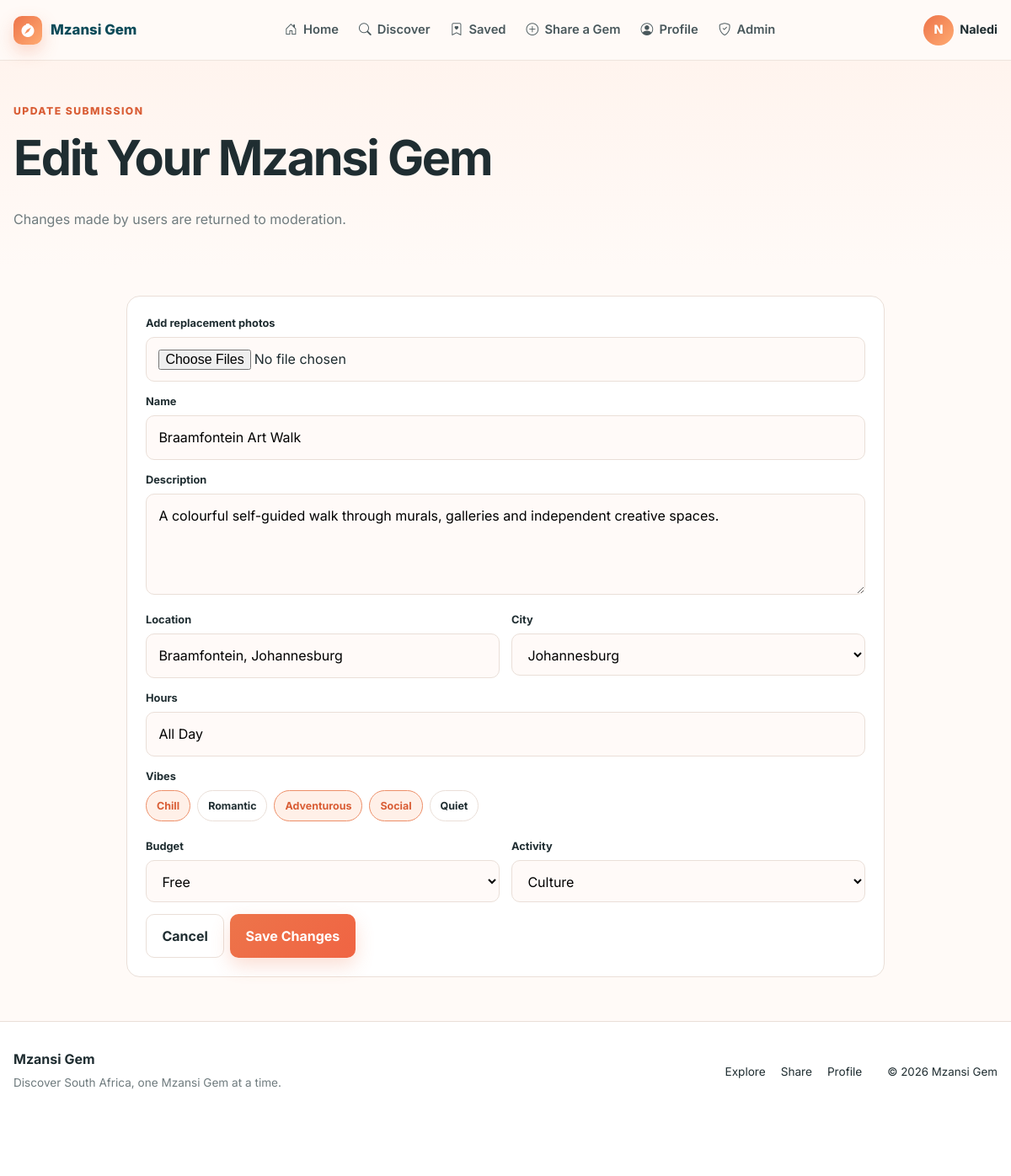
Page /edit-gem.php?id=3 (signed in) on the committed database.
### tables this page shows
CREATE TABLE users (
    id INT UNSIGNED AUTO_INCREMENT PRIMARY KEY,
    full_name VARCHAR(100) NOT NULL,
    email VARCHAR(190) NOT NULL UNIQUE,
    firebase_uid VARCHAR(128) NULL UNIQUE,
    city VARCHAR(100) NOT NULL,
    password_hash VARCHAR(255) NOT NULL,
    email_verified_at DATETIME NULL,
    bio VARCHAR(300) NULL,
    role ENUM('user','admin') NOT NULL DEFAULT 'user',
    status ENUM('active','suspended') NOT NULL DEFAULT 'active',
    level INT UNSIGNED NOT NULL DEFAULT 1,
    points INT UNSIGNED NOT NULL DEFAULT 0,
    notify_new_gems TINYINT(1) NOT NULL DEFAULT 1,
    notify_comments TINYINT(1) NOT NULL DEFAULT 1,
    notify_likes_saves TINYINT(1) NOT NULL DEFAULT 1,
    personalized_recommendations TINYINT(1) NOT NULL DEFAULT 1,
    show_saved_gems TINYINT(1) NOT NULL DEFAULT 1,
    show_activity_status TINYINT(1) NOT NULL DEFAULT 1,
    created_at TIMESTAMP NOT NULL DEFAULT CURRENT_TIMESTAMP,
    updated_at TIMESTAMP NOT NULL DEFAULT CURRENT_TIMESTAMP ON UPDATE CURRENT_TIMESTAMP,
    INDEX idx_users_role_status (role, status),
    INDEX idx_users_city (city)
);

CREATE TABLE gems (
    id INT UNSIGNED AUTO_INCREMENT PRIMARY KEY,
    user_id INT UNSIGNED NOT NULL,
    title VARCHAR(100) NOT NULL,
    slug VARCHAR(140) NOT NULL,
    description VARCHAR(500) NOT NULL,
    location VARCHAR(180) NOT NULL,
    city VARCHAR(100) NOT NULL,
    vibes VARCHAR(220) NOT NULL,
    budget_level ENUM('Free','Budget','Mid-range','Premium') NOT NULL,
    activity_type ENUM('Food','Fitness','Study','Nature','Nightlife','Culture') NOT NULL,
    operating_hours VARCHAR(100) NOT NULL DEFAULT 'All Day',
    cover_image VARCHAR(500) NULL,
    average_rating DECIMAL(3,2) NOT NULL DEFAULT 0,
    review_count INT UNSIGNED NOT NULL DEFAULT 0,
    status ENUM('pending','approved','rejected') NOT NULL DEFAULT 'pending',
    rejection_reason VARCHAR(255) NULL,
    created_at TIMESTAMP NOT NULL DEFAULT CURRENT_TIMESTAMP,
    updated_at TIMESTAMP NOT NULL DEFAULT CURRENT_TIMESTAMP ON UPDATE CURRENT_TIMESTAMP,
    approved_at DATETIME NULL,
    UNIQUE KEY unique_slug (slug),
    CONSTRAINT fk_gem_user FOREIGN KEY (user_id) REFERENCES users(id) ON DELETE CASCADE,
    INDEX idx_gems_status_city (status, city),
    INDEX idx_gems_activity (activity_type),
    FULLTEXT INDEX ft_gems_search (title, description, location, city)
);

### includes/functions.php (called while the page is built, shortened)
<?php
function url(string $path = ''): string
{
    return APP_URL . ($path !== '' ? '/' . ltrim($path, '/') : '');
}
function asset(string $path): string
{
    return url('assets/' . ltrim($path, '/'));
}
function e(mixed $value): string
{
    return htmlspecialchars((string)$value, ENT_QUOTES, 'UTF-8');
}
function current_user(): ?array
{
    static $cachedId = null;
    static $cachedUser = null;
    $id = isset($_SESSION['user_id']) ? (int)$_SESSION['user_id'] : null;
    if ($cachedId === $id && is_array($cachedUser)) {
        return $cachedUser;
    }
    $stmt = db()->prepare('SELECT * FROM users WHERE id = ? LIMIT 1');
    $stmt->execute([$id]);
    $user = $stmt->fetch();
    $cachedId = $id;
    $cachedUser = $user;
    return $user;
}
function is_logged_in(): bool
{
    return current_user() !== null;
}
function require_login(): void
{
    if (!is_logged_in()) {
        flash('warning', 'Please sign in to continue.');
        $_SESSION['intended_url'] = $_SERVER['REQUEST_URI'] ?? url();
        redirect('login.php');
    }
}
function setting(string $key, string $default = ''): string
{
    static $cache = [];
    if (array_key_exists($key, $cache)) {
        return $cache[$key];
    }
    $stmt = db()->prepare('SELECT setting_value FROM settings WHERE setting_key = ? LIMIT 1');
    $stmt->execute([$key]);
    $value = $stmt->fetchColumn();
    $resolved = $value === false ? $default : (string)$value;
    return $cache[$key] = $resolved;
}

### config/database.php (called while the page is built, shortened)
<?php
function db(): PDO
{
    static $pdo = null;
    if ($pdo instanceof PDO) {
        return $pdo;
    }
    $dsn = sprintf('mysql:host=%s;port=%s;dbname=%s;charset=utf8mb4', DB_HOST, DB_PORT, DB_NAME);
    try {
        $pdo = new PDO($dsn, DB_USER, DB_PASS, [
            PDO::ATTR_ERRMODE => PDO::ERRMODE_EXCEPTION,
            PDO::ATTR_DEFAULT_FETCH_MODE => PDO::FETCH_ASSOC,
            PDO::ATTR_EMULATE_PREPARES => false,
        ]);
    } catch (PDOException $e) {
        http_response_code(500);
        $message = APP_ENV === 'development'
            ? 'Database connection failed: ' . htmlspecialchars($e->getMessage(), ENT_QUOTES, 'UTF-8')
            : 'Database connection failed.';
        exit('<div style="font-family:Arial;padding:2rem;max-width:760px;margin:auto"><h1>Mzansi Gem setup required</h1><p>' . $message . '</p><p>Import <code>database/install.sql</code> and check <code>config/config.php</code> or your environment variables.</p></div>');
    }
    return $pdo;
}

### edit-gem.php (the view, shortened to what this page needs)
<?php
require __DIR__.'/includes/bootstrap.php';require_login();$id=(int)($_GET['id']??$_POST['id']??0);$stmt=db()->prepare('SELECT * FROM gems WHERE id=?');$stmt->execute([$id]);$gem=$stmt->fetch();if(!$gem||((int)$gem['user_id']!==(int)current_user()['id']&&!is_admin())){http_response_code(403);exit('You cannot edit this gem.');}$errors=[];
$pageTitle='Edit '.$gem['title'];require __DIR__.'/includes/header.php';$selected=tag_list($gem['vibes']);
?>
<section class="page-hero"><div class="container"><span class="eyebrow">Update submission</span><h1>Edit Your Mzansi Gem</h1><p class="muted">Changes made by users are returned to moderation.</p></div></section><section class="section-tight"><div class="container" style="max-width:900px"><?php if($errors):?><div class="toast toast-danger" style="position:static;margin-bottom:16px"><span><?=e(implode(' ',$errors))?></span></div><?php endif;?><div class="content-card"><form method="post" enctype="multipart/form-data"><?=csrf_field()?><input type="hidden" name="id" value="<?=$id?>"><div class="form-group"><label>Add replacement photos</label><input class="form-control" type="file" name="images[]" accept="image/jpeg,image/png,image/webp" multiple></div><div class="form-group"><label>Name</label><input class="form-control" name="title" maxlength="100" value="<?=e($_POST['title']??$gem['title'])?>" required></div><div class="form-group"><label>Description</label><textarea class="form-control" name="description" maxlength="500" required><?=e($_POST['description']??$gem['description'])?></textarea></div><div class="form-row"><div class="form-group"><label>Location</label><input class="form-control" name="location" value="<?=e($_POST['location']??$gem['location'])?>" required></div><div class="form-group"><label>City</label><select class="form-control" name="city"><?php foreach(['Cape Town','Johannesburg','Durban','Pretoria','Gqeberha','Bloemfontein','Polokwane','Mbombela','East London','Kimberley'] as $c):?><option <?=($gem['city']===$c)?'selected':''?>><?=e($c)?></option><?php endforeach;?></select></div></div><div class="form-group"><label>Hours</label><input class="form-control" name="operating_hours" value="<?=e($_POST['operating_hours']??$gem['operating_hours'])?>"></div><div class="form-group"><label>Vibes</label><div class="choice-row"><?php foreach(['Chill','Romantic','Adventurous','Social','Quiet'] as $v):?><label class="choice-pill"><input type="checkbox" name="vibes[]" value="<?=e($v)?>" <?=in_array($v,$_POST['vibes']??$selected,true)?'checked':''?>><span><?=e($v)?></span></label><?php endforeach;?></div></div><div class="form-row"><div class="form-group"><label>Budget</label><select class="form-control" name="budget_level"><?php foreach(['Free','Budget','Mid-range','Premium'] as $o):?><option <?=$gem['budget_level']===$o?'selected':''?>><?=e($o)?></option><?php endforeach;?></select></div><div class="form-group"><label>Activity</label><select class="form-control" name="activity_type"><?php foreach(['Food','Fitness','Study','Nature','Nightlife','Culture'] as $o):?><option <?=$gem['activity_type']===$o?'selected':''?>><?=e($o)?></option><?php endforeach;?></select></div></div><div class="action-row"><a class="btn btn-ghost" href="<?=url('profile.php?tab=posted')?>">Cancel</a><button class="btn btn-primary">Save Changes</button></div></form></div></div></section>
<?php require __DIR__.'/includes/footer.php'; ?>

### includes/header.php (shortened to what this page needs)
<?php
$siteName = setting('site_name', APP_NAME);
$bodyClass = $bodyClass ?? '';
$user = current_user();
?>
<!doctype html>
<html lang="en">
<head>
    <link rel="stylesheet" href="https://cdn.jsdelivr.net/npm/bootstrap-icons@1.13.1/font/bootstrap-icons.min.css">
    <link rel="stylesheet" href="<?= asset('css/style.css') ?>">
</head>
<body class="<?= e($bodyClass) ?>">
<header class="site-header">
    <div class="container header-inner">
        <a class="brand" href="<?= url('index.php') ?>" aria-label="Mzansi Gem home">
            <span class="brand-mark"><i class="bi bi-compass-fill" aria-hidden="true"></i></span>
            <span><?= e($siteName) ?></span>
        </a>
        <nav class="desktop-nav" aria-label="Primary navigation">
            <a href="<?= url('index.php') ?>"><i class="bi bi-house-door"></i> Home</a>
            <a href="<?= url('discover.php') ?>"><i class="bi bi-search"></i> Discover</a>
            <?php if ($user): ?>
                <a href="<?= url('saved.php') ?>"><i class="bi bi-bookmark-heart"></i> Saved</a>
                <a href="<?= url('share.php') ?>"><i class="bi bi-plus-circle"></i> Share a Gem</a>
                <a href="<?= url('profile.php') ?>"><i class="bi bi-person-circle"></i> Profile</a>
                <?php if ($user['role'] === 'admin'): ?><a href="<?= url('admin/index.php') ?>"><i class="bi bi-shield-check"></i> Admin</a><?php endif; ?>
            <?php endif; ?>
        </nav>
        <div class="header-actions">
            <?php if ($user): ?>
                <a class="avatar-link" href="<?= url('profile.php') ?>" title="Open profile">
                    <span class="avatar"><?= e(mb_strtoupper(mb_substr($user['full_name'], 0, 1))) ?></span>
                    <span class="hide-small"><?= e(explode(' ', $user['full_name'])[0]) ?></span>
                </a>
            <?php else: ?>
                <a class="btn btn-ghost btn-sm" href="<?= url('login.php') ?>"><i class="bi bi-box-arrow-in-right"></i> Log in</a>
                <a class="btn btn-primary btn-sm" href="<?= url('register.php') ?>"><i class="bi bi-person-plus"></i> Sign up</a>
            <?php endif; ?>
        </div>
    </div>
</header>

### assets/css/style.css (style rules this page uses)
:root { --orange:#ed744a;--orange-dark:#d95d35;--peach:#ffab72;--cream:#fffaf7;--soft:#f8f2ee; --ink:#1f2d31;--muted:#6f7b7e;--teal:#0c4b59;--line:#eadfd8;--green:#20a66a;--red:#d94d54; --shadow:0 14px 40px rgba(87,54,40,.12);--radius:18px;--radius-sm:11px;--container:1180px; }
* { box-sizing:border-box }
html { scroll-behavior:smooth }
body { margin:0;font-family:Inter,system-ui,-apple-system,Segoe UI,sans-serif;color:var(--ink);background:var(--cream);line-height:1.55 }
a { color:inherit;text-decoration:none }
button,input,select,textarea { font:inherit }
button { cursor:pointer }
.container { width:min(var(--container),calc(100% - 32px));margin-inline:auto }
.muted { color:var(--muted) }
.eyebrow { color:var(--orange-dark);font-weight:800;letter-spacing:.12em;text-transform:uppercase;font-size:.76rem }
.section-tight { padding:32px 0 }
.site-header { height:72px;background:rgba(255,250,247,.94);backdrop-filter:blur(14px);border-bottom:1px solid rgba(234,223,216,.8);position:sticky;top:0;z-index:50 }
.header-inner { height:100%;display:flex;align-items:center;justify-content:space-between;gap:22px }
.brand { display:inline-flex;align-items:center;gap:10px;font-weight:800;color:var(--teal);font-size:1.05rem }
.brand-mark { display:grid;place-items:center;width:34px;height:34px;border-radius:10px;color:white;background:linear-gradient(135deg,var(--orange),var(--peach));box-shadow:0 8px 20px rgba(237,116,74,.28) }
.desktop-nav { display:flex;align-items:center;gap:24px;font-size:.92rem;font-weight:600 }
.desktop-nav a { color:#49585c }
.header-actions { display:flex;align-items:center;gap:10px }
.avatar-link { display:flex;align-items:center;gap:8px;font-size:.9rem;font-weight:700 }
.avatar { width:36px;height:36px;border-radius:50%;display:grid;place-items:center;color:#fff;background:linear-gradient(135deg,var(--orange),var(--peach));font-weight:800 }
.btn { border:0;border-radius:10px;padding:.78rem 1.15rem;display:inline-flex;align-items:center;justify-content:center;gap:8px;font-weight:700;transition:.2s ease }
.btn-primary { background:linear-gradient(135deg,var(--orange),#f06443);color:#fff;box-shadow:0 9px 22px rgba(237,116,74,.24) }
.btn-ghost { background:#fff;color:var(--ink);border:1px solid var(--line) }
.form-group { margin-bottom:14px }
.form-group label { display:block;font-size:.8rem;font-weight:700;margin-bottom:6px }
.form-control { width:100%;border:1px solid var(--line);background:#fffaf8;border-radius:10px;padding:.82rem .9rem;outline:0;transition:.2s }
textarea.form-control { min-height:120px;resize:vertical }
.form-row { display:grid;grid-template-columns:1fr 1fr;gap:14px }
.page-hero { padding:46px 0 30px;background:linear-gradient(180deg,#fff4ee,transparent) }
.page-hero h1 { font-size:clamp(2rem,5vw,3.6rem);letter-spacing:-.04em;margin:0 }
.content-card { background:#fff;border:1px solid var(--line);border-radius:16px;padding:22px;margin-bottom:20px }
.choice-row { display:flex;gap:8px;flex-wrap:wrap }
.choice-pill span { display:inline-flex;border:1px solid var(--line);border-radius:999px;padding:.5rem .75rem;font-size:.78rem;cursor:pointer;background:#fff }
.choice-pill input:checked+span { background:#fff0e8;border-color:#ed8f69;color:var(--orange-dark);font-weight:700 }
.action-row { display:flex;gap:7px;flex-wrap:wrap }
.bi { line-height:1;vertical-align:-.125em }
.desktop-nav a,.btn,.avatar-link,.footer-links a { display:inline-flex;align-items:center;gap:.45rem }
.brand-mark .bi { font-size:1rem }

### rows in the picture
users: full_name "N", full_name "Naledi"
gems: title "Braamfontein Art Walk", description "A colourful self-guided walk through murals, galleries and independent creative spaces.", location "Braamfontein, Johannesburg", operating_hours "All Day"

### other values in the picture
$siteName "Mzansi Gem"
$v "Chill"
$v "Romantic"
$v "Adventurous"
$v "Social"
$v "Quiet"
form field city "Johannesburg"
form field budget_level "Free"
form field activity_type "Culture"
